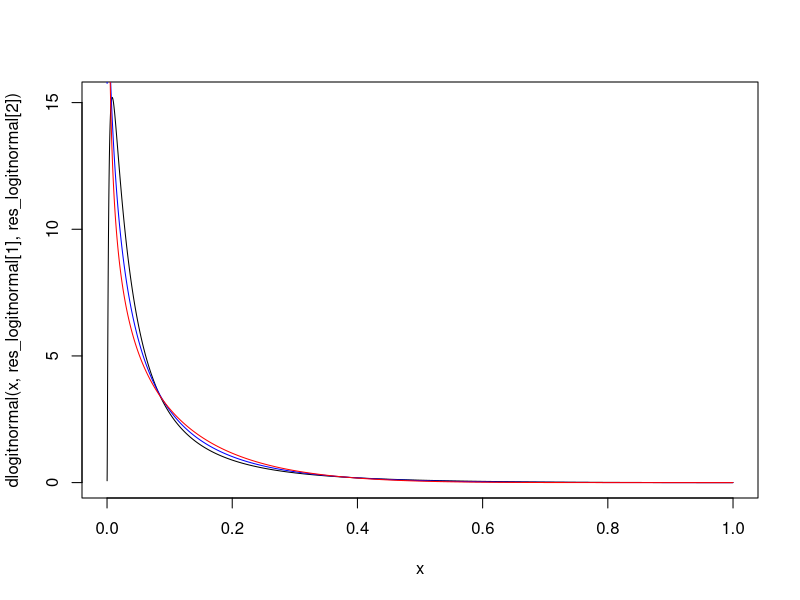
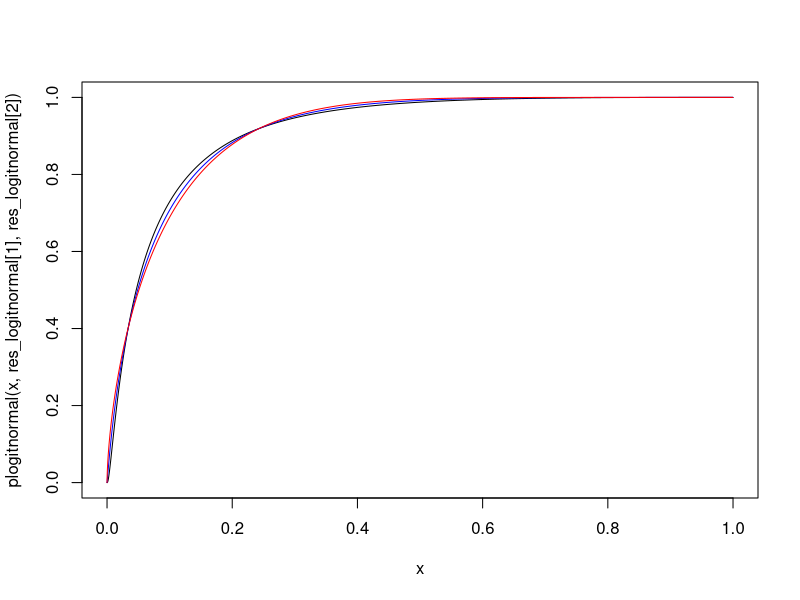

Source code (R) for these figures, in order:

#########################################################

logit <- function(x) {log(x/(1-x))}
expit <- function(x) {1/(1+exp(-x))}


dlogitnormal <- function(x, mu, sigma) {1/sigma/sqrt(2*pi)/x/(1-x)*exp(-(logit(x)-mu)^2/(2*sigma^2))}
plogitnormal <- function(x, mu, sigma) {pnorm(logit(x),mu,sigma)}

dprobitnormal <- function(x, mu, sigma) {dnorm(qnorm(x),mu,sigma)/dnorm(qnorm(x))}
pprobitnormal <- function(x, mu, sigma) {pnorm(qnorm(x),mu,sigma)}




solve_logitnormal <- function(target=c(m=0.5,c=0.75), init=NULL)
{
  m <- target[1]
  c <- target[2]

  if(m>0.5)
  {
    tmp <- solve_logitnormal(c(1-m,c), init)
    return(c(-tmp[1],tmp[2]))
  }

  F1 <- 1-m
  F2 <- 1-(2*c*m-(2*c-1)*m^2)

  #message(paste0("F1:",F1," , F2:",F2))

  f <- function(x)
  {
    #message(paste(x,collapse=","))
    L <- 0#expit(x[1]-6*x[2])
    U <- 1#expit(x[1]+6*x[2])
    f1 <- integrate(plogitnormal, L, U , mu=x[1],sigma=(x[2]))$value
    f2 <- integrate(function(x, mu, sigma) {plogitnormal(x,mu,sigma)^2} , L, U ,mu=x[1], sigma=(x[2]))$value

    (f1-F1)^2+(f2-F2)^2
  }

  if(is.null(init))
  {
    init <- c(logit(m), (0.2))
  }
  res <- optim(init, f, method="L-BFGS-B", lower=c(-10,0), upper=c(10,10)) #, control=list(trace=100))

  if(res$convergence==0)
    c(mu=res$par[1], sigma=(res$par[2]))
  else
    NULL
}



solve_probitnormal <- function(target=c(m=0.5,c=0.75), init=NULL)
{
  m <- target[1]
  c <- target[2]
  F1 <- 1-m
  F2 <- 1- (2*c*m-(2*c-1)*m^2)

  #message(paste0("F1:",F1," , F2:",F2))

  f <- function(x)
  {
    #message(paste(x,collapse=","))
    L <- 0#expit(x[1]-6*x[2])
    U <- 1#expit(x[1]+6*x[2])
    f1 <- integrate(pprobitnormal, L, U , mu=x[1],sigma=(x[2]))$value
    f2 <- integrate(function(x, mu, sigma) {pprobitnormal(x,mu,sigma)^2} , L, U ,mu=x[1], sigma=(x[2]))$value

    (f1-F1)^2+(f2-F2)^2
  }

  if(is.null(init))
  {
    init <- c(logit(m), (0.2))
  }
  res <- optim(init, f, method="L-BFGS-B", lower=c(-10,0), upper=c(10,10)) #, control=list(trace=100))

  if(res$convergence==0)
    c(mu=res$par[1], sigma=(res$par[2]))
  else
    NULL
}







solve_probitnormal2 <- function(target=c(m=0.5,c=0.75), init=NULL)
{
  m <- target[1]
  c <- target[2]

  F1 <- 1-m
  F2 <- 1- (2*c*m-(2*c-1)*m^2)

  #message(paste0("F1:",F1," , F2:",F2))

  f <- function(x)
  {
    #message(paste(x,collapse=","))
    L <- 0
    U <- 1
    f2 <- integrate(function(x, mu) {pprobitnormal(x, mu, sqrt((mu/qnorm(m))^2-1))^2}, L, U, mu=x)$value

    (f2-F2)^2
  }

  if(is.null(init))
  {
    init <- c(sign(m-0.5))
  }
  if(m<0.5)
  {
    L <- -10
    U <- qnorm(m)
  }
  else
  {
    L <- qnorm(m)
    U <- 10
  }

  res <- optim((L+U)/2, f, method="Brent", lower=L, upper=U) #, control=list(trace=100))

  if(res$convergence==0)
    c(mu=res$par[1], sigma=sqrt((res$par[1]/qnorm(m))^2-1))
  else
    NULL
}




solve_probitnormal3 <- function(target=c(m=0.5,c=0.75), init=NULL)
{
  m <- target[1]
  c <- target[2]

  F1 <- 1-m
  F2 <- 1- (2*c*m-(2*c-1)*m^2)

  #message(paste0("F1:",F1," , F2:",F2))

  f <- function(x)
  {
    #message(paste(x,collapse=","))
    L <- 0
    U <- 1
    f2 <- integrate(function(x, sigma) {pprobitnormal(x,qnorm(m)*sqrt(1+sigma^2),sigma)^2}, L, U, sigma=x)$value

    (f2-F2)^2
  }

  L=0
  U=10

  if(is.null(init))
  {
    init <- 1
  }

  res <- optim(init, f, method="Brent", lower=L, upper=U) #, control=list(trace=100))

  if(res$convergence==0)
    c(mu=qnorm(m)*sqrt(1+res$par[1]^2), sigma=res$par[1])
  else
    NULL
}








solve_beta <- function(target=c(m=0.5,c=0.75), init=NULL)
{
  m <- target[1]
  c <- target[2]
  F1 <- 1-m
  F2 <- 1- (2*c*m-(2*c-1)*m^2)

  #message(paste0("F1:",F1," , F2:",F2))

  f <- function(x)
  {
    #message(paste(x,collapse=","))
    L <- 0#expit(x[1]-6*x[2])
    U <- 1#expit(x[1]+6*x[2])
    f1 <- integrate(pbeta, L, U , x[1], x[2])$value
    f2 <- integrate(function(x, alpha, beta) {pbeta(x, alpha, beta)^2} , L, U , x[1], x[2])$value

    (f1-F1)^2+(f2-F2)^2
  }

  if(is.null(init))
  {
    init <- c(logit(m), (0.2))
  }
  res <- optim(init, f, method="L-BFGS-B", lower=c(0.0001,0.0001), upper=c(10000,10000)) #, control=list(trace=100))

  if(res$convergence==0)
    c(alpha=res$par[1], beta=res$par[2])
  else
    NULL
}

solve_beta2 <- function(target=c(m=0.5,c=0.75), init=NULL)
{
  m <- target[1]
  c <- target[2]

  F1 <- 1-m
  F2 <- 1- (2*c*m-(2*c-1)*m^2)

  #message(paste0("F1:",F1," , F2:",F2))

  f <- function(x)
  {
    #message(paste(x,collapse=","))
    L <- 0
    U <- 1
    f2 <- integrate(function(x, alpha) {pbeta(x, alpha, alpha*(1-m)/m)^2}, L, U, alpha=x)$value

    (f2-F2)^2
  }

  if(is.null(init))
  {
    init <- c(1)
  }
  res <- optim(init, f, method="Brent", lower=c(0.0001), upper=c(10000)) #, control=list(trace=100))

  if(res$convergence==0)
    c(alpha=res$par[1], beta=res$par[1]*(1-m)/m)
  else
    NULL
}



m <- 0.086
c <- 0.81

res_logitnormal <- solve_logitnormal(c(m,c))
res_probitnormal <- solve_probitnormal3(c(m,c))
res_beta <- solve_beta2(c(m,c))

x <- (0:(10000-1))/10000
plot(x, dlogitnormal(x,res_logitnormal[1],res_logitnormal[2]), type='l')
lines(x, dprobitnormal(x,res_probitnormal[1],res_probitnormal[2]), type='l', col='blue')
lines(x, dbeta(x,res_beta[1],res_beta[2]), type='l', col='red')

plot(x, plogitnormal(x,res_logitnormal[1],res_logitnormal[2]), type='l')
lines(x, pprobitnormal(x,res_probitnormal[1],res_probitnormal[2]), type='l', col='blue')
lines(x, pbeta(x,res_beta[1],res_beta[2]), type='l', col='red')


###################################################################
simulate <- function(type=c('beta','logitnormal','probitnormal'), args=c(1,1), n_sim=10^6)
{
  if(type=="logitnormal")
  {
    pi <- 1/(1+exp(-rnorm(n_sim,args[1],args[2])))
    Y <- rbinom(n_sim,1,pi)
  }

  if(type=="probitnormal")
  {
    pi <- pnorm(rnorm(n_sim,args[1],args[2]))
    Y <- rbinom(n_sim,1,pi)
  }

  if(type=="beta")
  {
    pi <- rbeta(n_sim,args[1],args[2])
    Y <- rbinom(n_sim,1,pi)
  }

  require(pROC)

  c(m=mean(pi), c=pROC::roc(Y~pi,)$auc)
}

# simulate("logitnormal", res_logitnormal)
# simulate("probitnormal", res_probitnormal)
# simulate("beta", res_beta)


####################


populate_table <- function()
{
  out <- data.frame(m=double(), c=double(), type=character(), parm1=double(), parm2=double())

  ms <- (1:99)/100
  cs <- (55:95)/100

  N <- length(ms)*length(cs)*3

  out[N,1] <- 0

  index <- 1
  for(m in ms)
  for(c in cs)
  {
    cat(c(m,c),"|");

    res <- solve_logitnormal(c(m,c)); if(is.null(res)) {res<-c(NA,NA); message("Bad")}
    out[index,] <- list(m,c,"logitnormal",res[1],res[2])
    index <- index+1

    res <- solve_probitnormal3(c(m,c)); if(is.null(res)) {res<-c(NA,NA); message("Bad")}
    out[index,] <- list(m,c,"probitnormal",res[1],res[2])
    index <- index+1

    res <- solve_beta2(c(m,c)); if(is.null(res)) {res<-c(NA,NA); message("Bad")}
    out[index,] <- list(m,c,"beta",res[1],res[2])
    index <- index+1
  }
}
